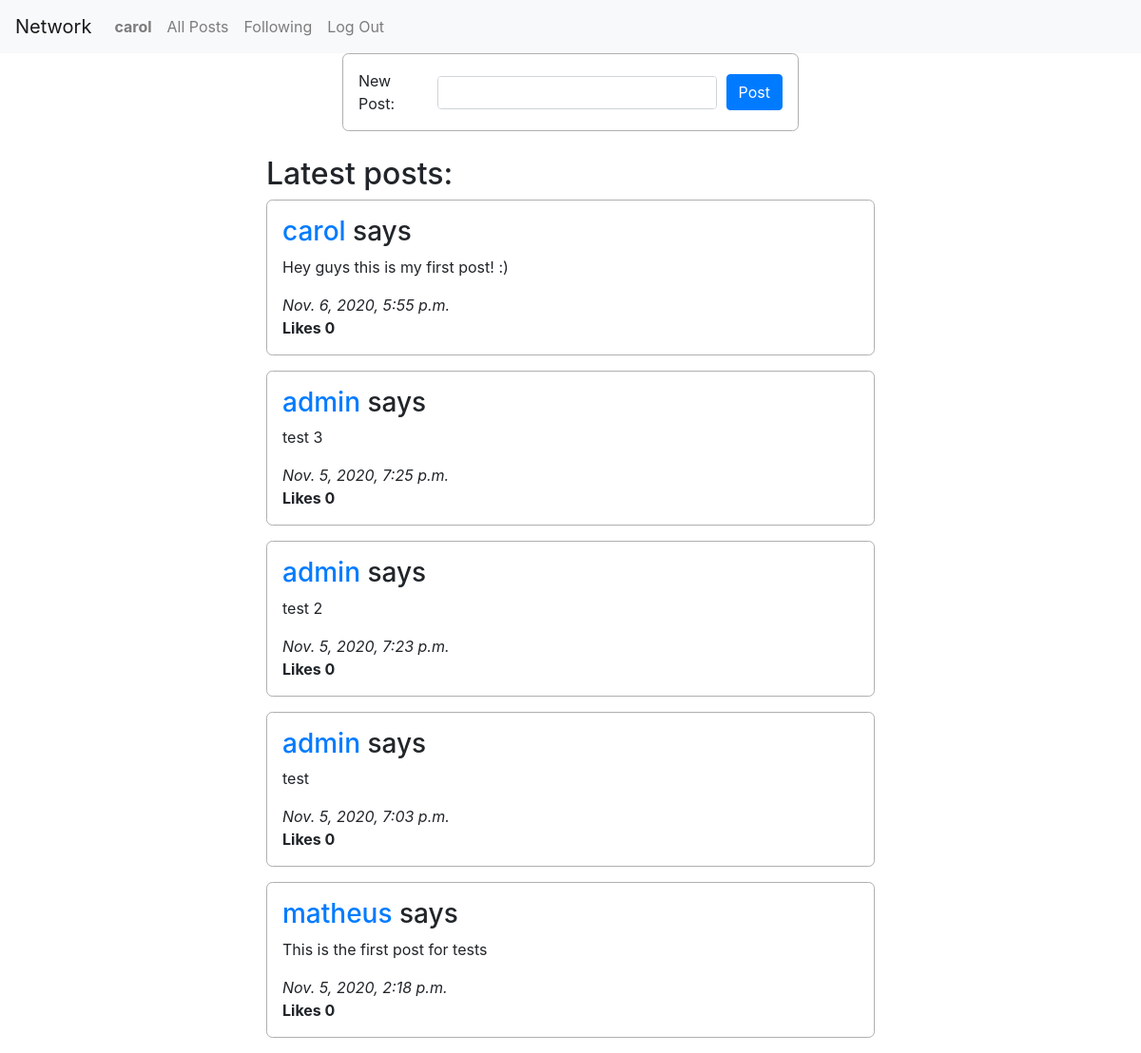
The app's page / (signed in) with its own data.
### network/models.py (models this page shows, shortened)
class User(AbstractUser):
    pass

class Post(models.Model):
    poster = models.ForeignKey(User, on_delete=models.CASCADE, related_name='posts')
    content = models.TextField()
    timestamp = models.DateTimeField(auto_now=True)
    likes = models.IntegerField(default=0)

### network/views.py (the view, shortened to what this page needs)
# urls.py: path("", views.index, name="index"),
def index(request):
    from .forms import NewPostForm
    allPosts = Post.objects.order_by('-timestamp').all()
    return render(request, "network/index.html", {
        'newPostForm': NewPostForm(),
        'allPosts': allPosts
    })

### network/forms.py
class NewPostForm(forms.Form):
    newPostContent = forms.CharField(
        widget=forms.Textarea(attrs={
            'id': 'newPost',
            'class': 'form-control',
            'cols': 20,
            'rows': 4
        }),
        label='New Post'
    )

### network/templates/network/index.html (shortened to what this page needs)
{% extends "network/layout.html" %}
{% load static %}
{% block body %}
    <form action="{% url 'index' %}" method="POST" class="newPostArea">
        {{ newPostForm }}
        <button id="submitNewPost" class="btn btn-primary" button>Post</button>
    </form>
    <div class="postsContainer">
        <h2>Latest posts:</h2>
        {% for post in allPosts %}
            <div class="post">
                <h3>
                    <a href="{% url 'profilePage' post.poster.id %}">{{ post.poster }}</a> says
                </h3>
                <p>{{ post.content }}</p>
                <em>{{ post.timestamp }}</em>
                <br>
                <strong>Likes {{ post.likes }}</strong>
                <br>
            </div>
        {% endfor %}
    </div>
{% endblock %}

### network/templates/network/layout.html (shortened to what this page needs)
{% load static %}
<!DOCTYPE html>
<html lang="en">
    <head>
        <link rel="stylesheet" href="https://stackpath.bootstrapcdn.com/bootstrap/4.4.1/css/bootstrap.min.css">
        <link href="{% static 'network/styles/styles.css' %}" rel="stylesheet">
    </head>
    <body>
        <nav class="navbar navbar-expand-lg navbar-light bg-light">
            <a class="navbar-brand" href="{% url 'index' %}">Network</a>
            <div>
              <ul class="navbar-nav mr-auto">
                {% if user.is_authenticated %}
                    <li class="nav-item">
                        <a class="nav-link" href="{% url 'profilePage' user.id %}">
                            <strong>{{ user.username }}</strong>
                        </a>
                    </li>
                {% endif %}
                <li class="nav-item">
                  <a class="nav-link" href="{% url 'index' %}">All Posts</a>
                </li>
                {% if user.is_authenticated %}
                    <li class="nav-item">
                        <a class="nav-link" href="{% url 'followingPage' %}">Following</a>
                    </li>
                    <li class="nav-item">
                        <a class="nav-link" href="{% url 'logout' %}">Log Out</a>
                    </li>
                {% endif %}
              </ul>
            </div>
          </nav>
        <div class="body">
            {% block body %}
            {% endblock %}
        </div>
    </body>
</html>

### network/static/network/styles/styles.css (style rules this page uses)
* { margin: 0; padding: 0; }
html { font-size: 100%; box-sizing: border-box; }
.newPostArea { display: flex; justify-content: space-between; align-items: center; width: 40%; min-height: 55px; margin: auto; margin-bottom: 1.6em; padding: 1em; border-radius: 0.4em; border: 0.075em solid #afafaf; }
.newPostArea label { margin: 0; min-width: 4.6em; transition: all 250ms cubic-bezier(0.68, -0.55, 0.27, 1.55); }
.newPostArea #newPost { margin: 0 0.6em; width: 85%; height: 2.1875em; resize: none; transition: height 250ms cubic-bezier(0.68, -0.55, 0.27, 1.55); }
.postsContainer { max-width: 40em; margin: auto; }
.postsContainer .post { margin: auto; margin-bottom: 1em; padding: 1em; border-radius: 0.4em; border: 0.075em solid #afafaf; }

### records on screen
User: username "carol"
Post: poster "carol", content "Hey guys this is my first post! :)", timestamp "Nov. 6, 2020, 5:55 p.m.", likes "0"
Post: poster "admin", content "test 3", timestamp "Nov. 5, 2020, 7:25 p.m.", likes "0"
Post: poster "admin", content "test 2", timestamp "Nov. 5, 2020, 7:23 p.m.", likes "0"
Post: poster "admin", content "test", timestamp "Nov. 5, 2020, 7:03 p.m.", likes "0"
Post: poster "matheus", content "This is the first post for tests", timestamp "Nov. 5, 2020, 2:18 p.m.", likes "0"
